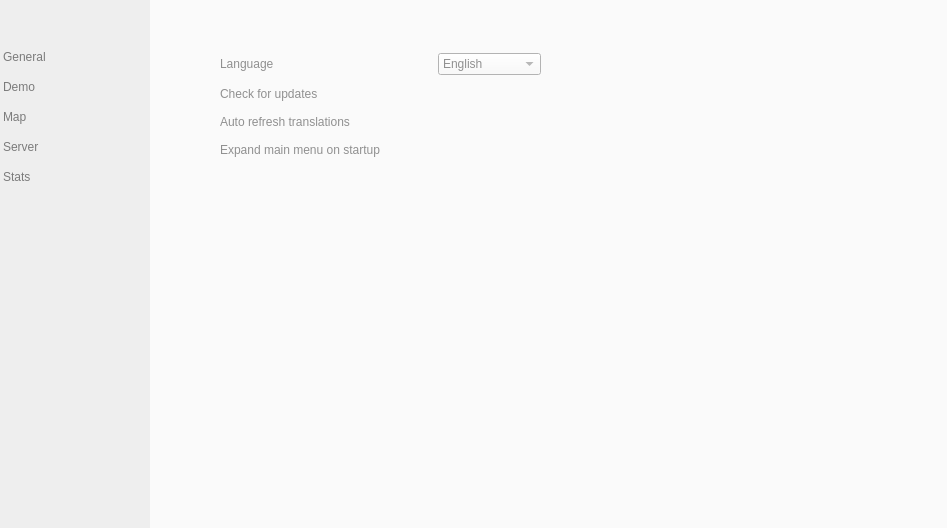
<?xml version="1.0" encoding="UTF-8"?>
<ui version="4.0">
 <class>configwindow</class>
 <widget class="QWidget" name="configwindow">
  <property name="geometry">
   <rect>
    <x>0</x>
    <y>0</y>
    <width>947</width>
    <height>528</height>
   </rect>
  </property>
  <property name="palette">
   <palette>
    <active>
     <colorrole role="WindowText">
      <brush brushstyle="SolidPattern">
       <color alpha="255">
        <red>144</red>
        <green>144</green>
        <blue>144</blue>
       </color>
      </brush>
     </colorrole>
     <colorrole role="Button">
      <brush brushstyle="SolidPattern">
       <color alpha="255">
        <red>250</red>
        <green>250</green>
        <blue>250</blue>
       </color>
      </brush>
     </colorrole>
     <colorrole role="Text">
      <brush brushstyle="SolidPattern">
       <color alpha="255">
        <red>144</red>
        <green>144</green>
        <blue>144</blue>
       </color>
      </brush>
     </colorrole>
     <colorrole role="Base">
      <brush brushstyle="SolidPattern">
       <color alpha="255">
        <red>250</red>
        <green>250</green>
        <blue>250</blue>
       </color>
      </brush>
     </colorrole>
     <colorrole role="Window">
      <brush brushstyle="SolidPattern">
       <color alpha="255">
        <red>250</red>
        <green>250</green>
        <blue>250</blue>
       </color>
      </brush>
     </colorrole>
    </active>
    <inactive>
     <colorrole role="WindowText">
      <brush brushstyle="SolidPattern">
       <color alpha="255">
        <red>144</red>
        <green>144</green>
        <blue>144</blue>
       </color>
      </brush>
     </colorrole>
     <colorrole role="Button">
      <brush brushstyle="SolidPattern">
       <color alpha="255">
        <red>250</red>
        <green>250</green>
        <blue>250</blue>
       </color>
      </brush>
     </colorrole>
     <colorrole role="Text">
      <brush brushstyle="SolidPattern">
       <color alpha="255">
        <red>144</red>
        <green>144</green>
        <blue>144</blue>
       </color>
      </brush>
     </colorrole>
     <colorrole role="Base">
      <brush brushstyle="SolidPattern">
       <color alpha="255">
        <red>250</red>
        <green>250</green>
        <blue>250</blue>
       </color>
      </brush>
     </colorrole>
     <colorrole role="Window">
      <brush brushstyle="SolidPattern">
       <color alpha="255">
        <red>250</red>
        <green>250</green>
        <blue>250</blue>
       </color>
      </brush>
     </colorrole>
    </inactive>
    <disabled>
     <colorrole role="WindowText">
      <brush brushstyle="SolidPattern">
       <color alpha="255">
        <red>142</red>
        <green>142</green>
        <blue>142</blue>
       </color>
      </brush>
     </colorrole>
     <colorrole role="Button">
      <brush brushstyle="SolidPattern">
       <color alpha="255">
        <red>250</red>
        <green>250</green>
        <blue>250</blue>
       </color>
      </brush>
     </colorrole>
     <colorrole role="Text">
      <brush brushstyle="SolidPattern">
       <color alpha="255">
        <red>142</red>
        <green>142</green>
        <blue>142</blue>
       </color>
      </brush>
     </colorrole>
     <colorrole role="Base">
      <brush brushstyle="SolidPattern">
       <color alpha="255">
        <red>250</red>
        <green>250</green>
        <blue>250</blue>
       </color>
      </brush>
     </colorrole>
     <colorrole role="Window">
      <brush brushstyle="SolidPattern">
       <color alpha="255">
        <red>250</red>
        <green>250</green>
        <blue>250</blue>
       </color>
      </brush>
     </colorrole>
    </disabled>
   </palette>
  </property>
  <property name="windowTitle">
   <string>Settings</string>
  </property>
  <property name="styleSheet">
   <string notr="true">background-color:#FAFAFA;</string>
  </property>
  <layout class="QGridLayout" name="gridLayout_2">
   <property name="leftMargin">
    <number>0</number>
   </property>
   <property name="topMargin">
    <number>0</number>
   </property>
   <property name="rightMargin">
    <number>0</number>
   </property>
   <property name="bottomMargin">
    <number>0</number>
   </property>
   <property name="spacing">
    <number>0</number>
   </property>
   <item row="0" column="0">
    <widget class="QWidget" name="widget" native="true">
     <property name="minimumSize">
      <size>
       <width>150</width>
       <height>0</height>
      </size>
     </property>
     <property name="maximumSize">
      <size>
       <width>150</width>
       <height>16777215</height>
      </size>
     </property>
     <property name="styleSheet">
      <string notr="true">background-color:#EEEEEE</string>
     </property>
     <layout class="QGridLayout" name="gridLayout">
      <property name="leftMargin">
       <number>0</number>
      </property>
      <property name="topMargin">
       <number>50</number>
      </property>
      <property name="rightMargin">
       <number>0</number>
      </property>
      <property name="bottomMargin">
       <number>0</number>
      </property>
      <property name="spacing">
       <number>0</number>
      </property>
      <item row="0" column="0">
       <widget class="QListWidget" name="m_widgetConfigTypes">
        <property name="styleSheet">
         <string notr="true">QListWidget::item{color:#7B7B7B;}
QListWidget::item:selected{background-color:#50aefa;color:#ffffff;}</string>
        </property>
        <property name="frameShape">
         <enum>QFrame::NoFrame</enum>
        </property>
        <property name="frameShadow">
         <enum>QFrame::Plain</enum>
        </property>
        <property name="spacing">
         <number>0</number>
        </property>
        <property name="gridSize">
         <size>
          <width>0</width>
          <height>30</height>
         </size>
        </property>
        <item>
         <property name="text">
          <string>General</string>
         </property>
        </item>
        <item>
         <property name="text">
          <string>Demo</string>
         </property>
        </item>
        <item>
         <property name="text">
          <string>Map</string>
         </property>
        </item>
        <item>
         <property name="text">
          <string>Server</string>
         </property>
        </item>
        <item>
         <property name="text">
          <string>Stats</string>
         </property>
        </item>
       </widget>
      </item>
     </layout>
    </widget>
   </item>
   <item row="0" column="1">
    <widget class="QStackedWidget" name="m_swSettings">
     <property name="styleSheet">
      <string notr="true">color:#909090;</string>
     </property>
     <property name="currentIndex">
      <number>0</number>
     </property>
     <widget class="QWidget" name="m_pageGeneral">
      <widget class="QWidget" name="">
       <property name="geometry">
        <rect>
         <x>70</x>
         <y>50</y>
         <width>321</width>
         <height>114</height>
        </rect>
       </property>
       <layout class="QGridLayout" name="gridLayout_3">
        <item row="0" column="0">
         <widget class="QLabel" name="m_lbGeneralLanguage">
          <property name="text">
           <string>Language</string>
          </property>
         </widget>
        </item>
        <item row="1" column="0" colspan="2">
         <widget class="QLabel" name="m_lbGeneralCheckForUpdates">
          <property name="text">
           <string>Check for updates</string>
          </property>
         </widget>
        </item>
        <item row="1" column="2">
         <widget class="QPushButton" name="m_pbGeneralCheckForUpdates">
          <property name="styleSheet">
           <string notr="true">QPushButton{
text-align:left;
border:none;
margin-bottom:5px;
}</string>
          </property>
          <property name="text">
           <string/>
          </property>
          <property name="icon">
           <iconset resource="../../../data/ressources.qrc">
            <normaloff>:/img/ui_elements/switch_off.png</normaloff>
            <normalon>:/img/ui_elements/switch_on.png</normalon>:/img/ui_elements/switch_off.png</iconset>
          </property>
          <property name="iconSize">
           <size>
            <width>32</width>
            <height>16</height>
           </size>
          </property>
          <property name="checkable">
           <bool>true</bool>
          </property>
          <property name="flat">
           <bool>true</bool>
          </property>
         </widget>
        </item>
        <item row="2" column="0" colspan="2">
         <widget class="QLabel" name="m_lbGeneralAutoRefreshTranslations">
          <property name="text">
           <string>Auto refresh translations</string>
          </property>
         </widget>
        </item>
        <item row="2" column="2">
         <widget class="QPushButton" name="m_pbGeneralAutoRefreshTranslations">
          <property name="styleSheet">
           <string notr="true">QPushButton{
text-align:left;
border:none;
margin-bottom:5px;
}</string>
          </property>
          <property name="text">
           <string/>
          </property>
          <property name="icon">
           <iconset resource="../../../data/ressources.qrc">
            <normaloff>:/img/ui_elements/switch_off.png</normaloff>
            <normalon>:/img/ui_elements/switch_on.png</normalon>:/img/ui_elements/switch_off.png</iconset>
          </property>
          <property name="iconSize">
           <size>
            <width>32</width>
            <height>16</height>
           </size>
          </property>
          <property name="checkable">
           <bool>true</bool>
          </property>
          <property name="flat">
           <bool>true</bool>
          </property>
         </widget>
        </item>
        <item row="3" column="0" colspan="2">
         <widget class="QLabel" name="m_lbGeneralAutoExpandMenu">
          <property name="text">
           <string>Expand main menu on startup</string>
          </property>
         </widget>
        </item>
        <item row="3" column="2">
         <widget class="QPushButton" name="m_pbGeneralAutoExpandMenu">
          <property name="styleSheet">
           <string notr="true">QPushButton{
text-align:left;
border:none;
margin-bottom:5px;
}</string>
          </property>
          <property name="text">
           <string/>
          </property>
          <property name="icon">
           <iconset resource="../../../data/ressources.qrc">
            <normaloff>:/img/ui_elements/switch_off.png</normaloff>
            <normalon>:/img/ui_elements/switch_on.png</normalon>:/img/ui_elements/switch_off.png</iconset>
          </property>
          <property name="iconSize">
           <size>
            <width>32</width>
            <height>16</height>
           </size>
          </property>
          <property name="checkable">
           <bool>true</bool>
          </property>
          <property name="flat">
           <bool>true</bool>
          </property>
         </widget>
        </item>
        <item row="0" column="2">
         <widget class="QComboBox" name="m_cbGeneralLanguage">
          <item>
           <property name="text">
            <string>English</string>
           </property>
          </item>
         </widget>
        </item>
       </layout>
      </widget>
     </widget>
     <widget class="QWidget" name="m_pageDemo"/>
     <widget class="QWidget" name="m_pageMap"/>
     <widget class="QWidget" name="m_pageServer"/>
     <widget class="QWidget" name="m_pageStats">
      <widget class="QPushButton" name="m_pbStatsUseDefaultMasters">
       <property name="geometry">
        <rect>
         <x>240</x>
         <y>172</y>
         <width>36</width>
         <height>20</height>
        </rect>
       </property>
       <property name="styleSheet">
        <string notr="true">QPushButton{
text-align:left;
border:none;
margin-bottom:5px;
}</string>
       </property>
       <property name="text">
        <string/>
       </property>
       <property name="icon">
        <iconset resource="../../../data/ressources.qrc">
         <normaloff>:/img/ui_elements/switch_off.png</normaloff>
         <normalon>:/img/ui_elements/switch_on.png</normalon>:/img/ui_elements/switch_off.png</iconset>
       </property>
       <property name="iconSize">
        <size>
         <width>32</width>
         <height>16</height>
        </size>
       </property>
       <property name="checkable">
        <bool>true</bool>
       </property>
       <property name="flat">
        <bool>true</bool>
       </property>
      </widget>
      <widget class="QLabel" name="m_lbStatsUseDefaultMasters">
       <property name="geometry">
        <rect>
         <x>50</x>
         <y>170</y>
         <width>171</width>
         <height>16</height>
        </rect>
       </property>
       <property name="text">
        <string>Use default masterservers</string>
       </property>
      </widget>
     </widget>
    </widget>
   </item>
  </layout>
 </widget>
 <resources>
  <include location="../../../data/ressources.qrc"/>
 </resources>
 <connections/>
</ui>
